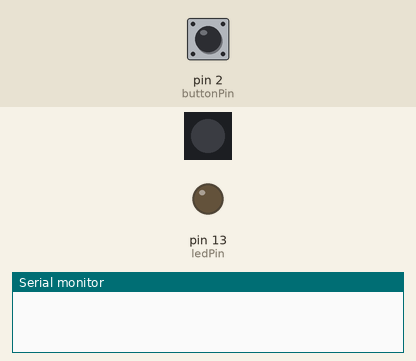
Recording of a sketch running on a simulated Arduino Uno, built with avr-gcc and run on an emulated ATmega328P. On the bench: 1 RGB LEDs in strip order, left to right, output pins drawn as LEDs (lit = HIGH), the last lines printed to the serial monitor. The inputs (shaded band) are chosen by the test bench; at power-on: pin 2 (buttonPin) LOW. Dim RGB values are drawn brighter than linear; the strip is taken to match the declared colour order.

Above: at 1.2 s.
1.3 s: pin 2 (buttonPin) pulled HIGH for 0.15 s
At 1.4 s:
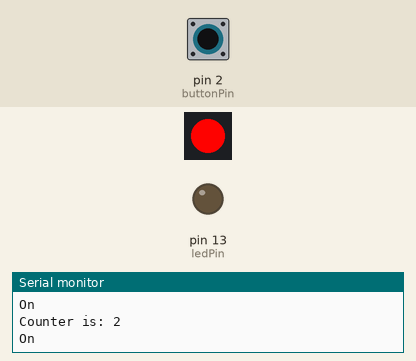
3.0 s: pin 2 (buttonPin) pulled HIGH for 3.2 s
At 4.13 s:
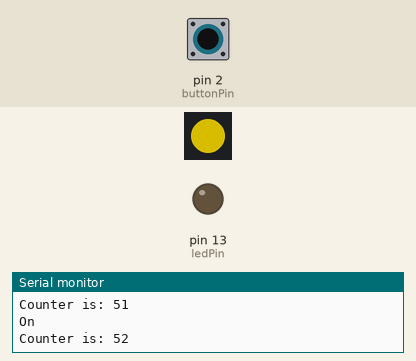
7.7 s: pin 2 (buttonPin) pulled HIGH for 1 s
At 8.52 s:
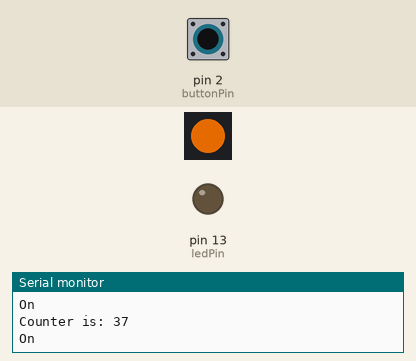
Timing chart, 0 to 10.7 s (numbered marks = the images above; inputs shaded):
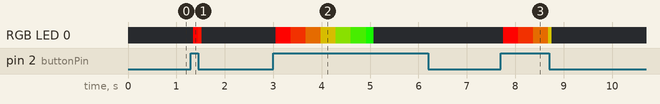

The sketch:

led_sequence_neopixel_fade_two_color.ino
```cpp
#include <Adafruit_NeoPixel.h>

// this constant won't change:
const int  buttonPin = 2;    // the pin that the pushbutton is attached to
const int ledPin = 13;       // the pin that the LED is attached to
const int neoPin = 6;         //neopixel control pin
const int pixelQuant = 1;     // number of neopixels

// Variables will change:
int buttonState = 0;         // current state of the button
int lastButtonState = 0;     // previous state of the button
int counter = 0;
int stateTracker = 0;          // used to prevent double off-sequencing
int redVal = 255;            // used to fade out LED. Starts at 255 to match startup val
int greenVal = 0;             //used to fade in LED

// intitialize neopixel object
Adafruit_NeoPixel strip = Adafruit_NeoPixel(pixelQuant, neoPin, NEO_RGB + NEO_KHZ800);

void setup() {
  // initialize the button pin as a input:
  pinMode(buttonPin, INPUT);
  // initialize the LED as an output:
  pinMode(ledPin, OUTPUT);
  // initialize serial communication:
  Serial.begin(9600);

  //initialize neopixels
  strip.begin();
  strip.show(); // Initialize all pixels to 'off'
}


void loop() {
  // read the pushbutton input pin:
  buttonState = digitalRead(buttonPin);

  //****************************************************
  /* state change sequences */
  //****************************************************

  // compare the buttonState to its previous state and see if it changed
  if (buttonState != lastButtonState) {
    // Delay a little bit to avoid bouncing
    delay(50);
    // if the state changed and the switch is high
    if (buttonState == HIGH) {

      startup();

    }

    // if the state changed and the switch is low
    if ((buttonState == LOW) && (stateTracker == 1))

    {
      turnoff();
    }


  }


  //****************************************************
  /* while it is on sequences */
  //****************************************************

  // if the counter > 0 the startup sequence has been initiated
  if ((counter > 0) && (counter < 100)) {
    on();
  }


  // if counter > 99 it is time to shut down
  if (counter > 99) {
    turnoff();
  }


  //****************************************************
  /* housecleaning sequence */
  //****************************************************
  // save the current state as the last state,
  //for next time through the loop
  lastButtonState = buttonState;


}

//****************************************************
/* functions */
//****************************************************

// this function is "void" becuase it is not expected to return a value - it just does something
// this is the startup  sequence where it flashes the LED on 3 times for 1 second each and then stays on
void startup() {
  Serial.println("starting");
  //sets the color
  strip.setPixelColor(0, 255, 0, 0); //pixel number, r,g,b
  //pushes change to neopixels
  strip.show();
  counter = 1;
  stateTracker = 1;
  Serial.println("Startup complete");

}

// this is the on function
void on() {
  Serial.println("On");

  // allows the LED to fade out
  // counter is how far it is into the counter sequence
  // 0 is the lowest counter number, 100 is the highest number
  // 255 is where the output number should start (because it is on when counter = 0
  // 0 is where the output ends when the counter  hits 100
  redVal = map(counter, 0, 100, 255, 0);

  // turns up the green as the red fades out
  greenVal = map(counter, 0, 100, 0, 255);

  //sets the color
  strip.setPixelColor(0, redVal, greenVal, 0); //pixel number, r,g,b
  //pushes change to neopixels
  strip.show();
  counter += 1;
  Serial.print("Counter is: ");
  Serial.println(counter);
}

//  this is the shutdow function
void turnoff() {
  Serial.println("shutdown");
  // turns off neopixels
  strip.setPixelColor(0, 0, 0, 0); //pixel number, r,g,b
  strip.show();
  counter = 0;
  stateTracker = 0;

}
```

Measured:
- after the input at 1.3 s, RGB LED 0: off → RGB(253, 2, 0) after 0.05 s, → RGB(235, 20, 0) 0.10 s later, → off 0.07 s later
- after the input at 3.0 s, RGB LED 0: off → RGB(253, 2, 0) after 0.05 s, → RGB(212, 43, 0) 0.31 s later, → RGB(174, 81, 0) 0.31 s later, → RGB(136, 119, 0) 0.31 s later, … (8 changes in this stretch)
